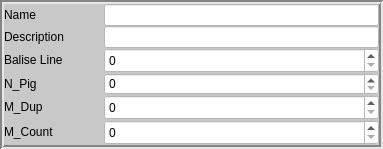
                    <widget class="QFrame" name="frame_BaliseHdrSingle">
                     <property name="autoFillBackground">
                      <bool>false</bool>
                     </property>
                     <property name="styleSheet">
                      <string notr="true">alternate-background-color: red;
background-color: rgb(200, 200, 200);
</string>
                     </property>
                     <property name="frameShape">
                      <enum>QFrame::Box</enum>
                     </property>
                     <property name="frameShadow">
                      <enum>QFrame::Sunken</enum>
                     </property>
                     <property name="lineWidth">
                      <number>2</number>
                     </property>
                     <layout class="QFormLayout" name="formLayout_2">
                      <property name="horizontalSpacing">
                       <number>0</number>
                      </property>
                      <property name="verticalSpacing">
                       <number>0</number>
                      </property>
                      <property name="leftMargin">
                       <number>0</number>
                      </property>
                      <property name="topMargin">
                       <number>0</number>
                      </property>
                      <property name="rightMargin">
                       <number>0</number>
                      </property>
                      <property name="bottomMargin">
                       <number>0</number>
                      </property>
                      <item row="0" column="0">
                       <widget class="QLabel" name="label_HdrBlSingleName">
                        <property name="minimumSize">
                         <size>
                          <width>100</width>
                          <height>0</height>
                         </size>
                        </property>
                        <property name="maximumSize">
                         <size>
                          <width>100</width>
                          <height>16777215</height>
                         </size>
                        </property>
                        <property name="styleSheet">
                         <string notr="true">background-color: rgb(200, 200, 200);
font: 8pt &quot;Segoe UI&quot;;
color: rgb(0, 0, 0);</string>
                        </property>
                        <property name="frameShape">
                         <enum>QFrame::NoFrame</enum>
                        </property>
                        <property name="text">
                         <string>Name</string>
                        </property>
                       </widget>
                      </item>
                      <item row="0" column="1">
                       <widget class="QLineEdit" name="lineEdit_HdrBlSingleName">
                        <property name="styleSheet">
                         <string notr="true">
font: 8pt &quot;Segoe UI&quot;;
background-color: rgb(255, 255, 255);</string>
                        </property>
                        <property name="frame">
                         <bool>true</bool>
                        </property>
                       </widget>
                      </item>
                      <item row="1" column="0">
                       <widget class="QLabel" name="label_HdrBlSingleDescription">
                        <property name="minimumSize">
                         <size>
                          <width>100</width>
                          <height>0</height>
                         </size>
                        </property>
                        <property name="maximumSize">
                         <size>
                          <width>100</width>
                          <height>16777215</height>
                         </size>
                        </property>
                        <property name="styleSheet">
                         <string notr="true">background-color: rgb(200, 200, 200);
font: 8pt &quot;Segoe UI&quot;;
color: rgb(0, 0, 0);</string>
                        </property>
                        <property name="text">
                         <string>Description</string>
                        </property>
                       </widget>
                      </item>
                      <item row="1" column="1">
                       <widget class="QLineEdit" name="lineEdit_HdrBlSingleDesc">
                        <property name="styleSheet">
                         <string notr="true">background-color: rgb(255, 255, 255);
font: 8pt &quot;Segoe UI&quot;;
border-color: rtransparent;</string>
                        </property>
                        <property name="frame">
                         <bool>true</bool>
                        </property>
                       </widget>
                      </item>
                      <item row="2" column="0">
                       <widget class="QLabel" name="label_HdrBlBaliseLine">
                        <property name="minimumSize">
                         <size>
                          <width>100</width>
                          <height>0</height>
                         </size>
                        </property>
                        <property name="maximumSize">
                         <size>
                          <width>100</width>
                          <height>16777215</height>
                         </size>
                        </property>
                        <property name="styleSheet">
                         <string notr="true">background-color: rgb(200, 200, 200);
font: 8pt &quot;Segoe UI&quot;;
color: rgb(0, 0, 0);</string>
                        </property>
                        <property name="text">
                         <string>Balise Line</string>
                        </property>
                       </widget>
                      </item>
                      <item row="2" column="1">
                       <widget class="QSpinBox" name="spinBox_HdrBlBaseLine">
                        <property name="minimumSize">
                         <size>
                          <width>0</width>
                          <height>25</height>
                         </size>
                        </property>
                        <property name="maximumSize">
                         <size>
                          <width>16777215</width>
                          <height>25</height>
                         </size>
                        </property>
                        <property name="styleSheet">
                         <string notr="true">background-color: rgb(255, 255, 255);
font: 8pt &quot;Segoe UI&quot;;
color: rgb(0, 0, 0);
border-width: 120px;</string>
                        </property>
                        <property name="frame">
                         <bool>true</bool>
                        </property>
                       </widget>
                      </item>
                      <item row="4" column="0">
                       <widget class="QLabel" name="label_HdrBlSingleMDup">
                        <property name="minimumSize">
                         <size>
                          <width>100</width>
                          <height>0</height>
                         </size>
                        </property>
                        <property name="maximumSize">
                         <size>
                          <width>100</width>
                          <height>16777215</height>
                         </size>
                        </property>
                        <property name="styleSheet">
                         <string notr="true">background-color: rgb(200, 200, 200);
font: 8pt &quot;Segoe UI&quot;;
color: rgb(0, 0, 0);</string>
                        </property>
                        <property name="text">
                         <string>M_Dup</string>
                        </property>
                       </widget>
                      </item>
                      <item row="4" column="1">
                       <widget class="QSpinBox" name="spinBox_HdBlSingleMDup">
                        <property name="minimumSize">
                         <size>
                          <width>0</width>
                          <height>25</height>
                         </size>
                        </property>
                        <property name="maximumSize">
                         <size>
                          <width>16777215</width>
                          <height>25</height>
                         </size>
                        </property>
                        <property name="styleSheet">
                         <string notr="true">background-color: rgb(255, 255, 255);
font: 8pt &quot;Segoe UI&quot;;
color: rgb(0, 0, 0);</string>
                        </property>
                        <property name="frame">
                         <bool>true</bool>
                        </property>
                       </widget>
                      </item>
                      <item row="5" column="0">
                       <widget class="QLabel" name="label_HdrBlSingleMCount">
                        <property name="minimumSize">
                         <size>
                          <width>100</width>
                          <height>0</height>
                         </size>
                        </property>
                        <property name="maximumSize">
                         <size>
                          <width>100</width>
                          <height>16777215</height>
                         </size>
                        </property>
                        <property name="styleSheet">
                         <string notr="true">background-color: rgb(200, 200, 200);
font: 8pt &quot;Segoe UI&quot;;
color: rgb(0, 0, 0);</string>
                        </property>
                        <property name="text">
                         <string>M_Count</string>
                        </property>
                       </widget>
                      </item>
                      <item row="5" column="1">
                       <widget class="QSpinBox" name="spinBox_HdrBlSingleMCount">
                        <property name="minimumSize">
                         <size>
                          <width>0</width>
                          <height>25</height>
                         </size>
                        </property>
                        <property name="maximumSize">
                         <size>
                          <width>16777215</width>
                          <height>25</height>
                         </size>
                        </property>
                        <property name="styleSheet">
                         <string notr="true">background-color: rgb(255, 255, 255);
font: 8pt &quot;Segoe UI&quot;;
color: rgb(0, 0, 0);</string>
                        </property>
                        <property name="frame">
                         <bool>true</bool>
                        </property>
                       </widget>
                      </item>
                      <item row="3" column="0">
                       <widget class="QLabel" name="label_HdrNPigBalise">
                        <property name="minimumSize">
                         <size>
                          <width>100</width>
                          <height>0</height>
                         </size>
                        </property>
                        <property name="maximumSize">
                         <size>
                          <width>100</width>
                          <height>16777215</height>
                         </size>
                        </property>
                        <property name="styleSheet">
                         <string notr="true">background-color: rgb(200, 200, 200);
font: 8pt &quot;Segoe UI&quot;;
color: rgb(0, 0, 0);</string>
                        </property>
                        <property name="text">
                         <string>N_Pig</string>
                        </property>
                       </widget>
                      </item>
                      <item row="3" column="1">
                       <widget class="QSpinBox" name="spinBox_HdBlSingleNPig">
                        <property name="styleSheet">
                         <string notr="true">background-color: rgb(255, 255, 255);
font: 8pt &quot;Segoe UI&quot;;
color: rgb(0, 0, 0);</string>
                        </property>
                       </widget>
                      </item>
                     </layout>
                    </widget>
